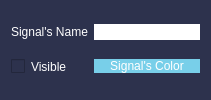
       <widget class="QFrame" name="frame">
        <property name="sizePolicy">
         <sizepolicy hsizetype="Maximum" vsizetype="Minimum">
          <horstretch>0</horstretch>
          <verstretch>0</verstretch>
         </sizepolicy>
        </property>
        <property name="styleSheet">
         <string notr="true">background-color: rgb(45, 50, 77);
border-radius: 25px;
buttoon-shadow: 2px 2px 5px rgb(0, 0, 0);
widget-shadow: 2px 2px 5px rgb(0, 0, 0);</string>
        </property>
        <property name="frameShape">
         <enum>QFrame::StyledPanel</enum>
        </property>
        <property name="frameShadow">
         <enum>QFrame::Raised</enum>
        </property>
        <layout class="QGridLayout" name="gridLayout">
         <item row="0" column="0">
          <widget class="QLabel" name="signal_name_label_graph_1">
           <property name="styleSheet">
            <string notr="true">color: rgb(255, 255, 255);
font: italic 10pt &quot;Georgia&quot;;
</string>
           </property>
           <property name="text">
            <string>Signal's Name</string>
           </property>
          </widget>
         </item>
         <item row="1" column="0">
          <widget class="QCheckBox" name="visible_checkBox_graph_1">
           <property name="styleSheet">
            <string notr="true">color: rgb(255, 255, 255);
font: italic 10pt &quot;Georgia&quot;;

</string>
           </property>
           <property name="text">
            <string>Visible</string>
           </property>
          </widget>
         </item>
         <item row="0" column="1">
          <widget class="QLineEdit" name="signal_name_lineEdit_graph_1">
           <property name="styleSheet">
            <string notr="true">border-radius: 10px;
border-shadow: 2px 2px 5px rgb(0, 0, 0);
background-color: rgb(255, 255, 255);</string>
           </property>
          </widget>
         </item>
         <item row="1" column="1">
          <widget class="QPushButton" name="signal_color_button_graph_1">
           <property name="cursor">
            <cursorShape>SplitVCursor</cursorShape>
           </property>
           <property name="mouseTracking">
            <bool>true</bool>
           </property>
           <property name="toolTip">
            <string>&lt;html&gt;&lt;head/&gt;&lt;body&gt;&lt;p&gt;&lt;br/&gt;&lt;/p&gt;&lt;/body&gt;&lt;/html&gt;</string>
           </property>
           <property name="whatsThis">
            <string>&lt;html&gt;&lt;head/&gt;&lt;body&gt;&lt;p&gt;&lt;span style=&quot; color:#ffffff;&quot;&gt;)pen&lt;/span&gt;&lt;/p&gt;&lt;/body&gt;&lt;/html&gt;</string>
           </property>
           <property name="styleSheet">
            <string notr="true">font: italic 10pt &quot;Georgia&quot;;
font: 12pt &quot;Georgia&quot;;

color: rgb(255, 255, 255);
background-color: rgb(120, 207, 233);
buttoon-shadow: 2px 2px 5px rgb(0, 0, 0);
border-radius: 10px;</string>
           </property>
           <property name="text">
            <string>Signal's Color</string>
           </property>
          </widget>
         </item>
        </layout>
       </widget>
